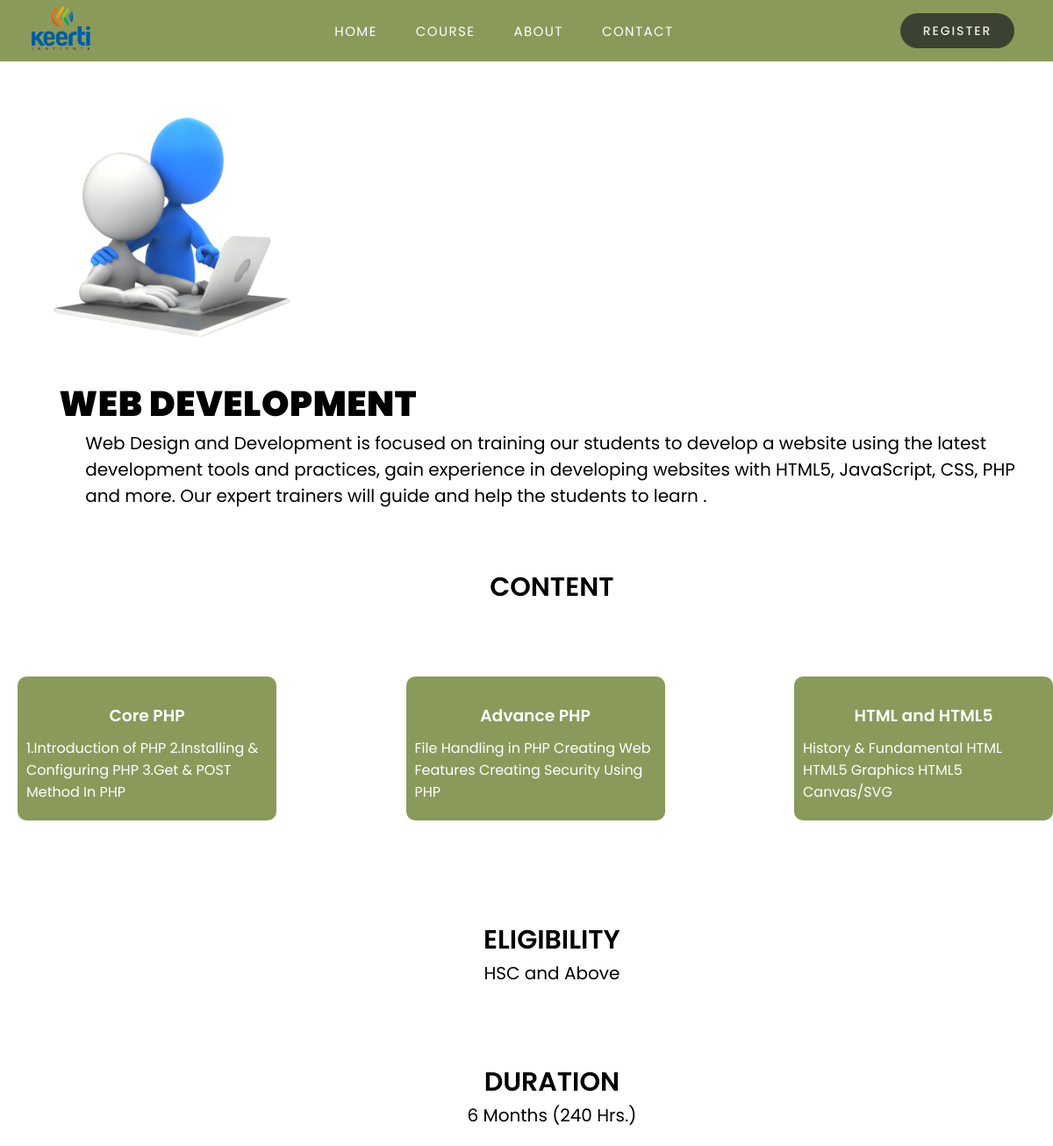
/class/product/5, run on the app's committed database.
### register/models.py (models this page shows)
class Product(models.Model):
    product_id = models.AutoField
    product_name = models.CharField(max_length=50, default="")
    desc = models.CharField(max_length=300, default="")
    product_image = models.ImageField(upload_to="register/images", default="")
    product_contentname1 = models.CharField(max_length=50, blank=True)
    product_content1 = models.TextField(max_length=300, blank=True)
    product_contentname2 = models.CharField(max_length=50, blank=True)
    product_content2 = models.TextField(max_length=300, blank=True)
    product_contentname3 = models.CharField(max_length=50, blank=True)
    product_content3 = models.TextField(max_length=300, blank=True)
    product_duration = models.CharField(max_length=50, default="")
    product_info = models.CharField(max_length=100, blank=True)
    def __str__(self):
        return self.product_name

### register/views.py (the view)
# urls.py: path("product/<int:id>", views.product, name="product")
def product(request, id):
    product = Product.objects.filter(id=id)
    print(product)
    return render(request, 'register/product.html', {'product': product[0]})

### register/templates/register/product.html (shortened to what this page needs)
<!DOCTYPE html>
<html lang="en">
<head>
       {% load static %}
</head>
<body>
    {% load static %}
    <header class="navbar">
        <a href="/class/"><img src="{%static 'register/KC.png' %}"></a>
        <div class="navmenu" id="navlink">
            <span>
                <a href="/class/">HOME</a>
            </span>
            <span>
                <a href=''>COURSE</a>
            </span>
            <span>
                <a href=''>ABOUT</a>
            </span>
            <span>
                <a href=''>CONTACT</a>
            </span>
        </div>
        <div class="navregister">
           <a href='/class/register' methods="post">{%csrf_token%}
              REGISTER
           </a>
        </div>
    </header>
    <section class="container">
        <img src="/media/{{product.product_image}}">
        <div class="excel-info">
            <h1>{{product.product_name}}</h1>
            <p>{{product.desc}}</p>
        </div>
        <div class="content-info">
            <h2>CONTENT</h2>
        </div>
        <div class="rows">
            <div class="cols-row">
                <h3>{{product.product_contentname1}}</h3>
                <p>
                  {{product.product_content1}}
                </p>
            </div>
            <div class="cols-row">
                <h3>{{product.product_contentname2}}</h3>
                <p>
                   {{product.product_content2}}
                </p>
            </div>
            <div class="cols-row">
                <h3>{{product.product_contentname3}}</h3>
                <p>
                    {{product.product_content3}}
                </p>
            </div>
        </div>
        <div class="content-info">
            <h2>ELIGIBILITY</h2>
            <p>{{product.product_info}}</p>
        </div>
        <div class="content-info">
            <h2>DURATION</h2>
            <p>{{product.product_duration}}</p>
        </div>
    </section>
</body>
</html>

### data on the page
Product: product_image (picture), product_name "WEB DEVELOPMENT", desc "Web Design and Development is focused on training our students to develop a website using the latest development tools and practices, gain experience in developing websites with HTML5, JavaScript, CSS, PHP and more. Our expert trainers will guide and help the students to learn .", product_contentname1 "Core PHP", product_content1 "1.Introduction of PHP 2.Installing & Configuring PHP 3.Get & POST Method In PHP", product_contentname2 "Advance PHP", product_content2 "File Handling in PHP Creating Web Features Creating Security Using PHP", product_contentname3 "HTML and HTML5", product_content3 "History & Fundamental HTML HTML5 Graphics HTML5 Canvas/SVG", product_info "HSC and Above", product_duration "6 Months (240 Hrs.)"
